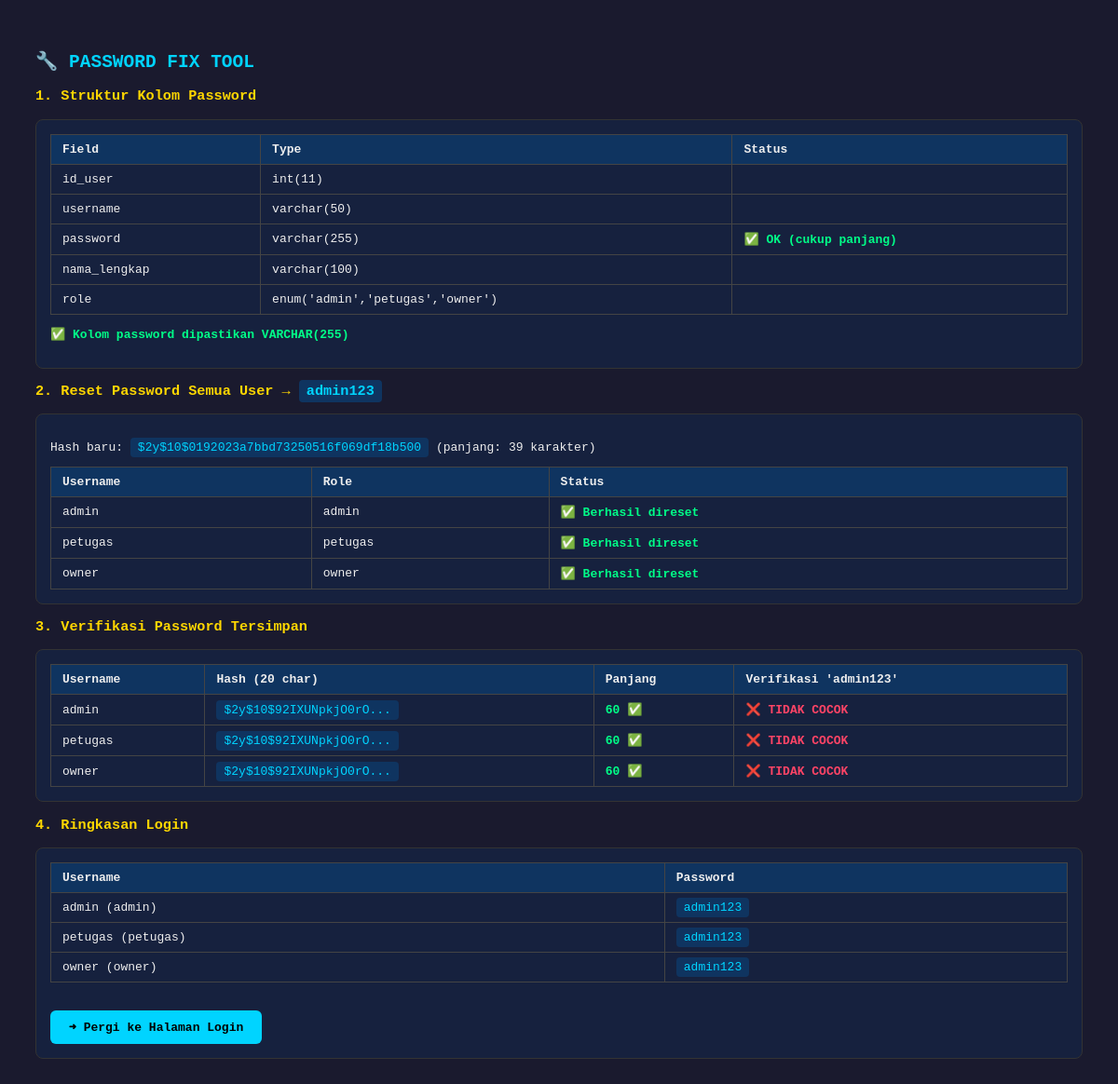
Page /fix_password.php on the committed database.
### tables this page shows
CREATE TABLE user (
    id_user INT AUTO_INCREMENT PRIMARY KEY,
    username VARCHAR(50) NOT NULL UNIQUE,
    password VARCHAR(255) NOT NULL,
    nama_lengkap VARCHAR(100) NOT NULL,
    role ENUM('admin', 'petugas', 'owner') NOT NULL
);

### fix_password.php (the view)
<?php
require_once 'config/database.php';
$new_password = 'admin123';
$new_hash = password_hash($new_password, PASSWORD_BCRYPT);
echo "<!DOCTYPE html><html><head><meta charset='UTF-8'>
<title>Fix Password</title>
<style>
body{font-family:monospace;padding:30px;background:#1a1a2e;color:#eee;}
h2{color:#00d4ff;} h3{color:#ffd700;}
.ok{color:#00ff88;font-weight:bold;}
.err{color:#ff4466;font-weight:bold;}
.box{background:#16213e;padding:15px;border-radius:8px;margin:10px 0;border:1px solid #333;}
code{background:#0f3460;padding:3px 8px;border-radius:4px;color:#00d4ff;}
table{border-collapse:collapse;width:100%;}
th,td{border:1px solid #444;padding:8px 12px;text-align:left;}
th{background:#0f3460;}
a.btn{display:inline-block;background:#00d4ff;color:#000;padding:10px 20px;border-radius:6px;text-decoration:none;font-weight:bold;margin-top:15px;}
</style></head><body>";
echo "<h2>🔧 PASSWORD FIX TOOL</h2>";
echo "<h3>1. Struktur Kolom Password</h3><div class='box'>";
$desc = mysqli_query($conn, "DESCRIBE user");
if ($desc) {
    echo "<table><tr><th>Field</th><th>Type</th><th>Status</th></tr>";
    while ($row = mysqli_fetch_assoc($desc)) {
        $status = '';
        if ($row['Field'] === 'password') {
            if (strpos($row['Type'], '255') !== false) {
                $status = "<span class='ok'>✅ OK (cukup panjang)</span>";
            }
            else {
                $status = "<span class='err'>❌ TERLALU PENDEK! Harus VARCHAR(255)</span>";
            }
        }
        echo "<tr><td>{$row['Field']}</td><td>{$row['Type']}</td><td>$status</td></tr>";
    }
    echo "</table>";
}
else {
    echo "<span class='err'>❌ Gagal baca struktur tabel: " . mysqli_error($conn) . "</span>";
}
mysqli_query($conn, "ALTER TABLE user MODIFY password VARCHAR(255) NOT NULL");
echo "<p class='ok'>✅ Kolom password dipastikan VARCHAR(255)</p>";
echo "</div>";
echo "<h3>2. Reset Password Semua User → <code>$new_password</code></h3><div class='box'>";
echo "<p>Hash baru: <code>$new_hash</code> (panjang: " . strlen($new_hash) . " karakter)</p>";
$users_q = mysqli_query($conn, "SELECT id_user, username, role FROM user");
if (mysqli_num_rows($users_q) === 0) {
    echo "<span class='err'>❌ Tidak ada user di database! Jalankan SQL seed dulu.</span>";
}
else {
    echo "<table><tr><th>Username</th><th>Role</th><th>Status</th></tr>";
    while ($u = mysqli_fetch_assoc($users_q)) {
        $safe_hash = mysqli_real_escape_string($conn, $new_hash);
        $upd = mysqli_query($conn, "UPDATE user SET password='$safe_hash' WHERE id_user={$u['id_user']}");
        $status = $upd
            ? "<span class='ok'>✅ Berhasil direset</span>"
            : "<span class='err'>❌ Gagal: " . mysqli_error($conn) . "</span>";
        echo "<tr><td>{$u['username']}</td><td>{$u['role']}</td><td>$status</td></tr>";
    }
    echo "</table>";
}
echo "</div>";
echo "<h3>3. Verifikasi Password Tersimpan</h3><div class='box'>";
$verify_q = mysqli_query($conn, "SELECT username, password FROM user");
echo "<table><tr><th>Username</th><th>Hash (20 char)</th><th>Panjang</th><th>Verifikasi '$new_password'</th></tr>";
while ($v = mysqli_fetch_assoc($verify_q)) {
    $len = strlen($v['password']);
    $ok = password_verify($new_password, $v['password']);
    $len_status = $len >= 60
        ? "<span class='ok'>$len ✅</span>"
        : "<span class='err'>$len ❌ TERPOTONG</span>";
    $verify_status = $ok
        ? "<span class='ok'>✅ COCOK</span>"
        : "<span class='err'>❌ TIDAK COCOK</span>";
    echo "<tr>
        <td>{$v['username']}</td>
        <td><code>" . substr($v['password'], 0, 20) . "...</code></td>
        <td>$len_status</td>
        <td>$verify_status</td>
    </tr>";
}
echo "</table></div>";
echo "<h3>4. Ringkasan Login</h3><div class='box'>";
echo "<table><tr><th>Username</th><th>Password</th></tr>";
$list = mysqli_query($conn, "SELECT username, role FROM user");
while ($r = mysqli_fetch_assoc($list)) {
    echo "<tr><td>{$r['username']} ({$r['role']})</td><td><code>$new_password</code></td></tr>";
}
echo "</table>";
echo "<br><a class='btn' href='auth/login.php'>➜ Pergi ke Halaman Login</a>";
echo "</div>";
echo "</body></html>";
?>

### fix_password.php (style rules this page uses)
body { font-family:monospace;padding:30px;background:#1a1a2e;color:#eee; }
h2 { color:#00d4ff; }
h3 { color:#ffd700; }
.ok { color:#00ff88;font-weight:bold; }
.err { color:#ff4466;font-weight:bold; }
.box { background:#16213e;padding:15px;border-radius:8px;margin:10px 0;border:1px solid #333; }
code { background:#0f3460;padding:3px 8px;border-radius:4px;color:#00d4ff; }
table { border-collapse:collapse;width:100%; }
th,td { border:1px solid #444;padding:8px 12px;text-align:left; }
th { background:#0f3460; }
a.btn { display:inline-block;background:#00d4ff;color:#000;padding:10px 20px;border-radius:6px;text-decoration:none;font-weight:bold;margin-top:15px; }

### rows in the picture
user: username "admin", role "admin", password "$2y$10$92IXUNpkjO0rO", password "60", shows "❌ TIDAK COCOK"
user: username "petugas", role "petugas", password "$2y$10$92IXUNpkjO0rO", password "60", shows "❌ TIDAK COCOK"
user: username "owner", role "owner", password "$2y$10$92IXUNpkjO0rO", password "60", shows "❌ TIDAK COCOK"

### other values in the picture
$row['Field'] "id_user"
$row['Type'] "int(11)"
$row['Field'] "username"
$row['Type'] "varchar(50)"
$row['Field'] "password"
$row['Type'] "varchar(255)"
$row['Field'] "nama_lengkap"
$row['Type'] "varchar(100)"
$row['Field'] "role"
$row['Type'] "enum('admin','petugas','owner')"
$new_password "admin123"
$new_hash "$2y$10$0192023a7bbd73250516f069df18b500"
strlen($new_hash) "39"
